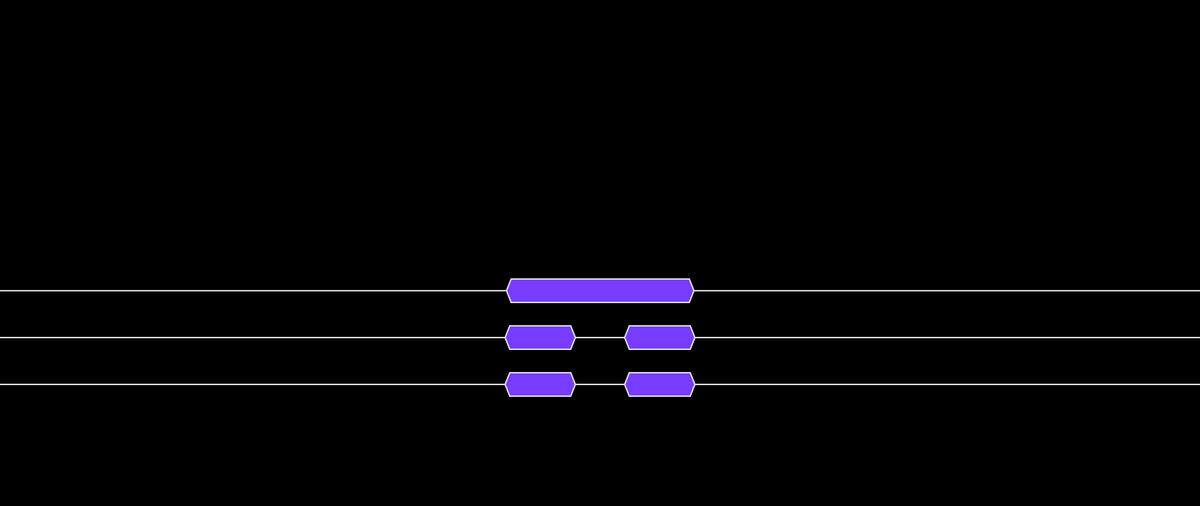
Frame 1 (no input)
Frame 2 (the mouse pressed at the canvas centre, redrawn once): identical to frame 1, image omitted

The Processing sketch that drew this single still picture (run headless with seeded random() and noise(); the mouse was pressed at the canvas centre and the sketch redrawn once):

// Processing sketch: slumdog_millionaire
// ── slumdog_millionaire.pde
// Manuale di Programmazione Cinematografica
// Daniele Olmisani, 2015

// Slumdog millionaire

final color PAPER = color(0, 0, 0);
final color INK1 = color(120, 60, 255);
final color INK2 = color(225, 225, 225);

void  setup() {
  size(2560, 1080);
  noLoop();
}

void draw() {
  
  translate(width/2.0, 2*height/3.0);

  float graphicsWidth;
  float graphicsHeight;
  if (width < 3/4.*height) {
    graphicsWidth = width;
    graphicsHeight = 4/3.*width;
  } else {
    graphicsHeight = height;
    graphicsWidth = 3/4.*height;
  }
  
  background(PAPER);
  
  stroke(INK2);
  strokeWeight(3.0);
  
  fill(INK1);
  
  line(-width/2.0, -100, width/2.0, -100);
  line(-width/2.0,    0, width/2.0,    0);
  line(-width/2.0,  100, width/2.0,  100);
  
  drawCell(         0, -100, 400, 50);
  drawCell(-graphicsWidth/4.0+75,    0, 150, 50);
  drawCell( graphicsWidth/4.0-75,    0, 150, 50);
  drawCell(-graphicsWidth/4.0+75,  100, 150, 50);
  drawCell( graphicsWidth/4.0-75,  100, 150, 50);
  
  save("slumdog-millionaire.png");
}

void drawCell(float x, float y, float w, float h) {
  
  pushMatrix();
  
  translate(x, y);
  
  float w2 = w/2.0;
  float h2 = h/2.0;
  
  beginShape();
  vertex(-w2,      0);
  vertex(-w2+10, -h2);
  vertex( w2-10, -h2);
  vertex( w2,      0);
  vertex( w2-10,  h2);
  vertex(-w2+10,  h2);
  vertex(-w2,      0);
  endShape();
  
  popMatrix();
}
